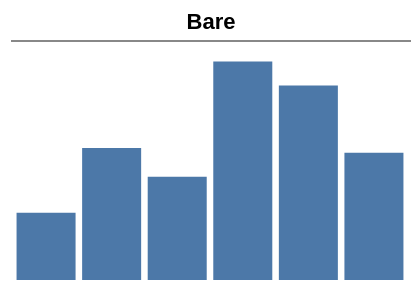

The specification (Vega-Lite) saved for this image:
### Vega specification from a JSON file in a GitHub repository (floating-point values rounded to 4 significant figures)
{"width": 200, "height": 120, "padding": 5, "data": [{"name": "t", "values": [{"a": "Alpha", "b": 28, "c": "x", "d": 1}, {"a": "Bravo", "b": 55, "c": "y", "d": 2}, {"a": "Charlie", "b": 43, "c": "x", "d": 3}, {"a": "Delta", "b": 91, "c": "z", "d": 4}, {"a": "Echo", "b": 81, "c": "y", "d": 5}, {"a": "Foxtrot", "b": 53, "c": "z", "d": 6}]}], "scales": [{"name": "x", "type": "band", "domain": {"data": "t", "field": "a"}, "range": "width", "padding": 0.1}, {"name": "y", "type": "linear", "domain": {"data": "t", "field": "b"}, "range": "height", "nice": true}, {"name": "color", "type": "ordinal", "domain": {"data": "t", "field": "c"}, "range": {"scheme": "category10"}}, {"name": "ramp", "type": "linear", "domain": {"data": "t", "field": "d"}, "range": {"scheme": "blues"}}, {"name": "size", "type": "linear", "domain": {"data": "t", "field": "b"}, "range": [10, 200]}, {"name": "shape", "type": "ordinal", "domain": {"data": "t", "field": "c"}, "range": "symbol"}, {"name": "quant", "type": "quantize", "domain": [0, 100], "range": {"scheme": "greens", "count": 4}}], "marks": [{"type": "rect", "from": {"data": "t"}, "encode": {"enter": {"x": {"scale": "x", "field": "a"}, "width": {"scale": "x", "band": 1}, "y": {"scale": "y", "field": "b"}, "y2": {"scale": "y", "value": 0}}}}], "axes": [{"orient": "top", "scale": "x", "labels": false, "ticks": false, "domain": true, "title": "Bare"}]}
